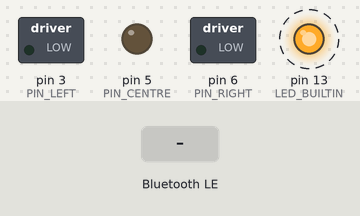
The sketch below on a simulated Arduino Nano, built with avr-gcc and run on an emulated ATmega328P. On the bench: switched loads named in the sketch (green lamp = pin HIGH), output pins drawn as LEDs (lit = HIGH). Dashed ring = blinking. The inputs (shaded band) are chosen by the test bench. Nothing arrives over Bluetooth unless stated; a phone connects over Bluetooth LE 3 s after start; what the sketch prints to the serial monitor is not drawn.

Above: at 1.8 s.
1.9 s: Bluetooth LE write "1" received
At 4.2 s:
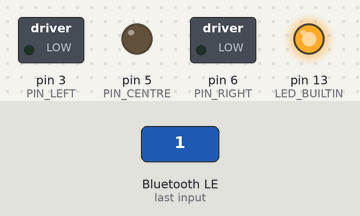
Timing chart, 0 to 5.7 s (numbered marks = the images above; inputs shaded):
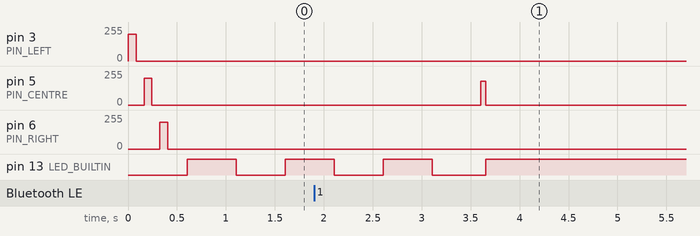

The sketch:

arduino_haptic_belt.ino
```cpp
/**
 * AurigaMCU — Arduino Nano 33 BLE Haptic Belt
 * ============================================
 * Session 20 — Phase 4 (Platforms). Parallel with Session 19 (ESP32 node).
 *
 * Role
 * ----
 * Pure BLE haptic receiver node. Pairs with the Auriga Android app or
 * AurigaPi and drives three ERM vibration motors via GPIO PWM:
 *   - Motor 0 — LEFT   (D3  / PWM)
 *   - Motor 1 — CENTRE (D5  / PWM)
 *   - Motor 2 — RIGHT  (D6  / PWM)
 *
 * Uses the official ArduinoBLE library (Arduino Nano 33 BLE built-in radio).
 *
 * BLE GATT server (same service/characteristic UUIDs as the ESP32 node)
 * -----------------------------------------------------------------------
 * Service UUID     : 4155524901-0000-1000-8000-00805f9b34fb
 * Characteristic   : 4155524902-0000-1000-8000-00805f9b34fb
 *                    Properties: WRITE | WRITE_WITHOUT_RESPONSE
 *
 * 3-byte protocol (identical on all Auriga satellite nodes)
 * ---------------------------------------------------------
 * Byte 0 — ZONE
 *   0x00 = LEFT
 *   0x01 = CENTRE
 *   0x02 = RIGHT
 *   0x03 = ALL   (all three motors simultaneously)
 *
 * Byte 1 — INTENSITY   0–255  (mapped to analogWrite PWM duty)
 *
 * Byte 2 — PATTERN
 *   0x00 = SINGLE      100ms burst
 *   0x01 = PULSE       2× 100ms bursts, 100ms gap
 *   0x02 = CONTINUOUS  500ms hold
 *   0x03 = SOS         ··· — — — ··· Morse pattern
 *   0x04 = STAIR_WARN  200ms ON / 100ms OFF × 2
 *   0x05 = OBSTACLE    4× 50ms fast buzz
 *   0x06 = COMMAND_ACK 50ms tick
 *
 * Hardware bill of materials
 * --------------------------
 *   Arduino Nano 33 BLE × 1        (~$25)
 *   ERM coin vibration motor × 3   (~$3)
 *   N-channel MOSFET 2N7000 × 3    (~$1)   (or L293D half-H-bridge)
 *   1N4148 flyback diode × 3       (<$1)
 *   1 kΩ resistor × 3              (<$1)
 *   LiPo 500mAh + MCP73831 charger (~$6)
 *   Neoprene belt or wristband
 *   Total BOM: ~$36
 *
 * MOSFET wiring (per motor)
 * -------------------------
 *   Arduino PWM pin → 1kΩ → MOSFET gate
 *   MOSFET drain    → motor (–) terminal
 *   Motor (+)       → 3.3V (Nano 33 BLE is 3.3V logic / supply)
 *   MOSFET source   → GND
 *   1N4148 cathode  → motor (+), anode → motor (–)   [flyback protection]
 *
 * Note: Nano 33 BLE runs at 3.3V. Most 5V ERMs still spin at 3.3V with
 * reduced amplitude (~70%). For full intensity use a 5V boost converter
 * and keep the MOSFET gate driven from the 3.3V Arduino pin.
 *
 * Arduino IDE setup
 * -----------------
 *   1. Board: "Arduino Nano 33 BLE" (Arduino Mbed OS Nano boards 4.x.x)
 *   2. Library: ArduinoBLE 1.3.x (install via Library Manager)
 *   3. Port: select the Nano's COMx / /dev/ttyACMx port
 *
 * Power consumption
 * -----------------
 *   Idle (BLE advertising)  : ~9 mA
 *   Active (3 motors @ 3.3V): ~80–120 mA
 *   Estimated runtime (500mAh LiPo): ~6 hours idle / ~4 hours active
 */

#include <ArduinoBLE.h>

// ── Motor PWM pins ────────────────────────────────────────────────────────────
static const uint8_t PIN_LEFT   = 3;
static const uint8_t PIN_CENTRE = 5;
static const uint8_t PIN_RIGHT  = 6;

// ── BLE UUIDs (must match ESP32 node and Android BleHapticEngine) ─────────────
static const char* SERVICE_UUID  = "4155524901-0000-1000-8000-00805f9b34fb";
static const char* HAPTIC_CHAR_UUID = "4155524902-0000-1000-8000-00805f9b34fb";

// ── Protocol byte constants ───────────────────────────────────────────────────
enum Zone    : uint8_t { ZONE_LEFT=0, ZONE_CENTRE, ZONE_RIGHT, ZONE_ALL };
enum Pattern : uint8_t {
    PAT_SINGLE=0, PAT_PULSE, PAT_CONTINUOUS, PAT_SOS,
    PAT_STAIR, PAT_OBSTACLE, PAT_CMD_ACK
};

// ─────────────────────────────────────────────────────────────────────────────
// BLE objects
// ─────────────────────────────────────────────────────────────────────────────

BLEService           hapticService(SERVICE_UUID);
BLECharacteristic    hapticChar(
    HAPTIC_CHAR_UUID,
    BLEWrite | BLEWriteWithoutResponse,
    3    // fixed 3-byte payload
);

// ─────────────────────────────────────────────────────────────────────────────
// Motor helpers
// ─────────────────────────────────────────────────────────────────────────────

static void motorSet(uint8_t zone, uint8_t intensity) {
    uint8_t duty = intensity;
    if (zone == ZONE_LEFT   || zone == ZONE_ALL) analogWrite(PIN_LEFT,   duty);
    if (zone == ZONE_CENTRE || zone == ZONE_ALL) analogWrite(PIN_CENTRE, duty);
    if (zone == ZONE_RIGHT  || zone == ZONE_ALL) analogWrite(PIN_RIGHT,  duty);
}

static void motorOff(uint8_t zone) { motorSet(zone, 0); }

static void burst(uint8_t zone, uint8_t intensity, uint16_t onMs, uint16_t offMs = 0) {
    motorSet(zone, intensity);
    delay(onMs);
    motorOff(zone);
    if (offMs > 0) delay(offMs);
}

// ─────────────────────────────────────────────────────────────────────────────
// Pattern playback (blocking — called from main loop)
// ─────────────────────────────────────────────────────────────────────────────

static void playPattern(uint8_t zone, uint8_t intensity, uint8_t pattern) {
    switch (pattern) {

        case PAT_SINGLE:
            burst(zone, intensity, 100);
            break;

        case PAT_PULSE:
            burst(zone, intensity, 100, 100);
            burst(zone, intensity, 100);
            break;

        case PAT_CONTINUOUS:
            motorSet(zone, intensity);
            delay(500);
            motorOff(zone);
            break;

        case PAT_SOS:
            // · · ·
            for (int i = 0; i < 3; i++) burst(zone, intensity, 100, 100);
            delay(200);
            // — — —
            for (int i = 0; i < 3; i++) burst(zone, intensity, 300, 100);
            delay(200);
            // · · ·
            for (int i = 0; i < 3; i++) burst(zone, intensity, 100, 100);
            break;

        case PAT_STAIR:
            burst(zone, intensity, 200, 100);
            burst(zone, intensity, 200);
            break;

        case PAT_OBSTACLE:
            for (int i = 0; i < 4; i++) burst(zone, intensity, 50, 50);
            break;

        case PAT_CMD_ACK:
            burst(zone, intensity, 50);
            break;

        default:
            // Unknown pattern — safe fallback single burst
            Serial.print("[HAPTIC] Unknown pattern 0x");
            Serial.println(pattern, HEX);
            burst(zone, intensity, 100);
            break;
    }
}

// ─────────────────────────────────────────────────────────────────────────────
// Self-test — fire each motor sequentially on boot
// ─────────────────────────────────────────────────────────────────────────────

static void selfTest() {
    Serial.println("[HAPTIC] Self-test: LEFT → CENTRE → RIGHT");
    burst(ZONE_LEFT,   200, 80, 80);
    burst(ZONE_CENTRE, 200, 80, 80);
    burst(ZONE_RIGHT,  200, 80, 0);
    delay(200);
}

// ─────────────────────────────────────────────────────────────────────────────
// setup()
// ─────────────────────────────────────────────────────────────────────────────

void setup() {
    Serial.begin(115200);
    // Don't block headless operation waiting for Serial monitor
    unsigned long t0 = millis();
    while (!Serial && millis() - t0 < 2000) {}
    Serial.println("\n[AURIGA-BELT] Arduino Nano 33 BLE haptic belt starting…");

    // ── Motor pin setup ───────────────────────────────────────────────────────
    pinMode(PIN_LEFT,   OUTPUT);
    pinMode(PIN_CENTRE, OUTPUT);
    pinMode(PIN_RIGHT,  OUTPUT);
    analogWrite(PIN_LEFT,   0);
    analogWrite(PIN_CENTRE, 0);
    analogWrite(PIN_RIGHT,  0);

    // ── Self-test ─────────────────────────────────────────────────────────────
    selfTest();

    // ── BLE init ──────────────────────────────────────────────────────────────
    if (!BLE.begin()) {
        Serial.println("[ERROR] BLE initialisation failed! Halting.");
        // Rapid triple-flash on built-in LED to indicate hard fault
        while (true) {
            for (int i = 0; i < 3; i++) {
                digitalWrite(LED_BUILTIN, HIGH); delay(100);
                digitalWrite(LED_BUILTIN, LOW);  delay(100);
            }
            delay(500);
        }
    }

    BLE.setLocalName("AurigaBelt");
    BLE.setAdvertisedService(hapticService);

    // Add the haptic characteristic to the service
    hapticService.addCharacteristic(hapticChar);

    // Register the service with the BLE stack
    BLE.addService(hapticService);

    // Start advertising
    BLE.advertise();
    Serial.println("[BLE] Advertising as 'AurigaBelt'. Waiting for connection…");

    // Indicate ready: slow blink
    pinMode(LED_BUILTIN, OUTPUT);
}

// ─────────────────────────────────────────────────────────────────────────────
// loop()
// ─────────────────────────────────────────────────────────────────────────────

void loop() {
    // Poll for BLE events (connection, writes)
    BLEDevice central = BLE.central();

    if (central) {
        Serial.print("[BLE] Connected to: ");
        Serial.println(central.address());

        // Acknowledge connection
        playPattern(ZONE_CENTRE, 180, PAT_CMD_ACK);

        // Heartbeat LED: solid ON while connected
        digitalWrite(LED_BUILTIN, HIGH);

        while (central.connected()) {
            // Check for a new write to the haptic characteristic
            if (hapticChar.written()) {
                uint8_t buf[3] = {0, 0, 0};
                int len = hapticChar.readValue(buf, 3);

                if (len < 3) {
                    Serial.println("[BLE] Short packet (< 3 bytes) — ignored.");
                    continue;
                }

                uint8_t zone      = buf[0];
                uint8_t intensity = buf[1];
                uint8_t pattern   = buf[2];

                Serial.print("[BLE] CMD zone=0x");
                Serial.print(zone, HEX);
                Serial.print(" intensity=");
                Serial.print(intensity);
                Serial.print(" pattern=0x");
                Serial.println(pattern, HEX);

                // Guard against out-of-range zone
                if (zone > ZONE_ALL) {
                    Serial.print("[HAPTIC] Invalid zone 0x");
                    Serial.print(zone, HEX);
                    Serial.println(" — clamping to CENTRE.");
                    zone = ZONE_CENTRE;
                }

                playPattern(zone, intensity, pattern);
            }
        }

        // Client disconnected
        Serial.print("[BLE] Disconnected from: ");
        Serial.println(central.address());
        digitalWrite(LED_BUILTIN, LOW);
        // ArduinoBLE resumes advertising automatically after disconnect
    }

    // Heartbeat blink while advertising (500ms period)
    static unsigned long lastBlink = 0;
    static bool ledState = false;
    if (millis() - lastBlink > 500) {
        lastBlink = millis();
        ledState  = !ledState;
        digitalWrite(LED_BUILTIN, ledState ? HIGH : LOW);
    }
}
```

Measured:
- by itself, pin 13 (LED_BUILTIN): alternates HIGH for 0.50 s and LOW for 0.52 s, 4 changes in all, then stays HIGH
